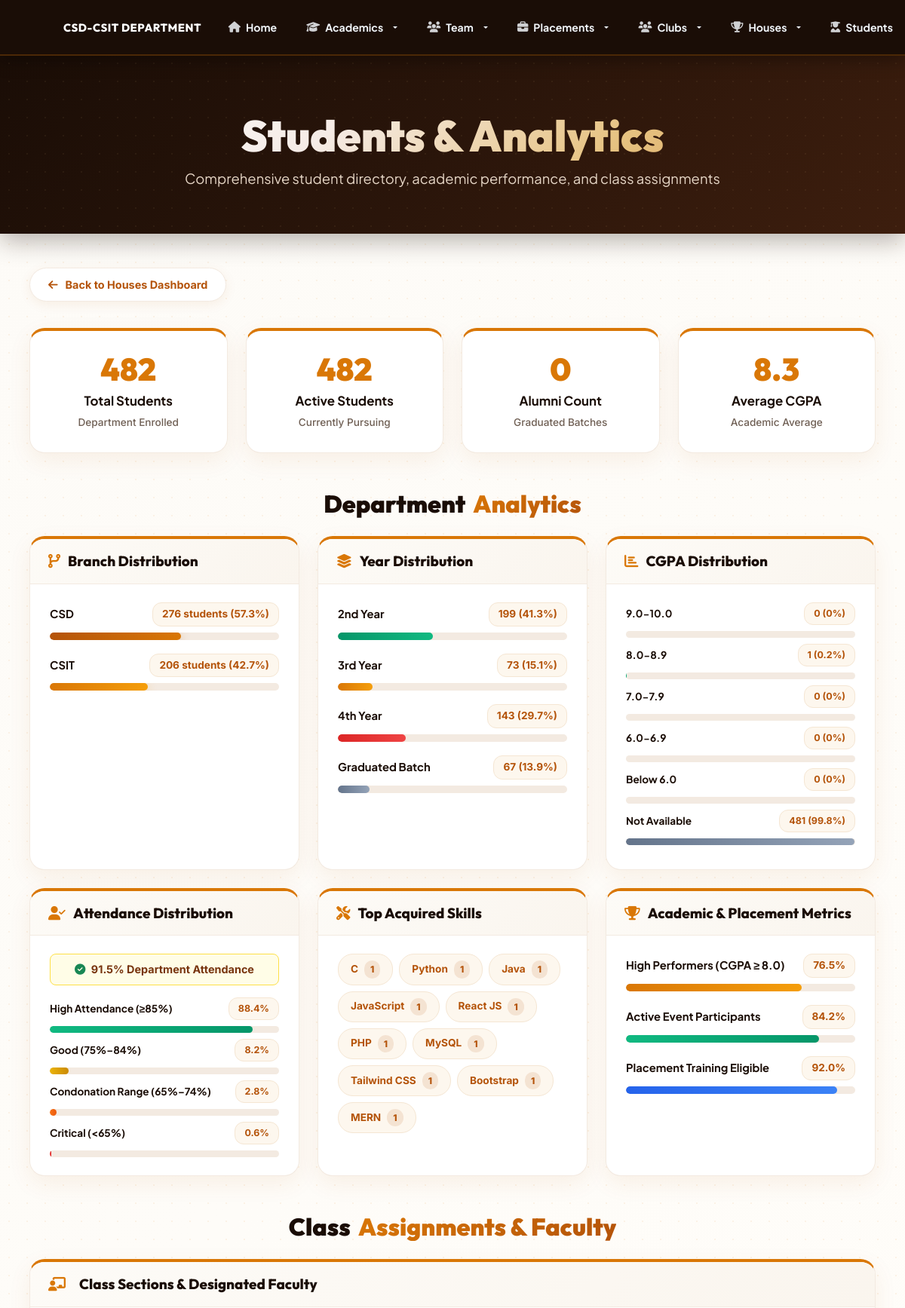
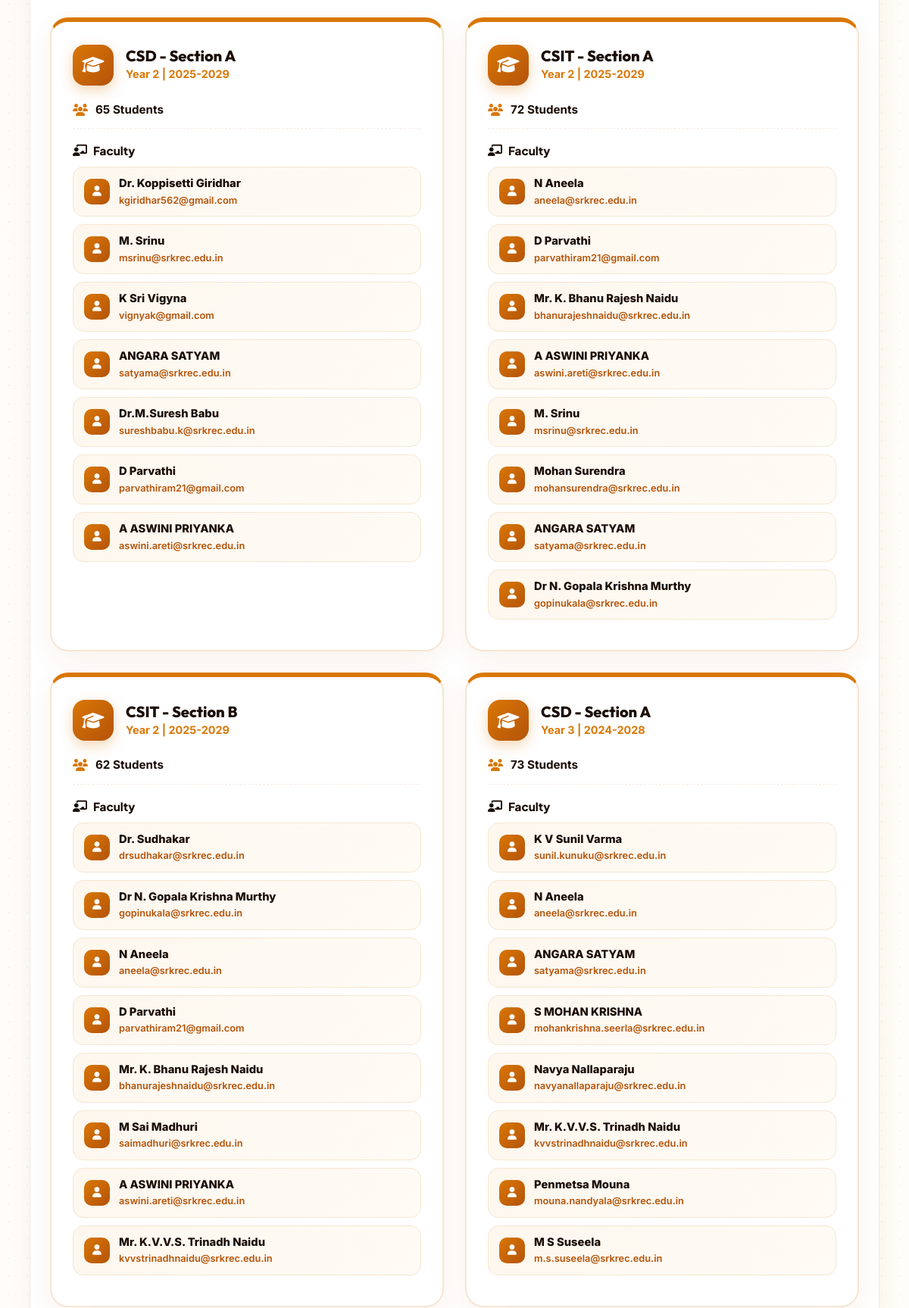
The page /students_overview.php (upper part) on the database its author committed (2 pictures, top to bottom).
### tables this page shows
CREATE TABLE `classes` (
  `class_id` int(11) NOT NULL,
  `academic_year` varchar(20) NOT NULL,
  `year` tinyint(1) NOT NULL,
  `semester` tinyint(1) NOT NULL,
  `branch` varchar(50) NOT NULL,
  `section` varchar(10) NOT NULL,
  PRIMARY KEY (`class_id`),
  UNIQUE KEY `uk_class_unique` (`academic_year`,`year`,`branch`,`section`,`semester`)
);

### students_overview.php (the view, shortened to what the rows shown need)
<?php
include './connect.php';
$class_assignments = [];
$class_query = "SELECT
    c.class_id,
    c.academic_year,
    c.year,
    c.semester,
    c.branch,
    c.section,
    COUNT(s.student_id) as student_count,
    f.faculty_name,
    f.email as faculty_email
FROM classes c
LEFT JOIN students s ON c.class_id = s.class_id AND s.is_alumni = 0
LEFT JOIN faculties f ON (FIND_IN_SET(c.class_id, f.class_id) > 0 OR f.class_id = c.class_id) AND f.is_active = 1
GROUP BY c.class_id, f.faculty_id
ORDER BY c.year, c.branch, c.section";
$class_result = mysqli_query($conn, $class_query);
if ($class_result) {
    while ($row = mysqli_fetch_assoc($class_result)) {
        $class_assignments[] = $row;
    }
}
?>
<!DOCTYPE html>
<head>
    <?php include "./head.php"; ?>
</head>
<body>
    <section class="hero-section">
        <div class="container">
            <h1 class="hero-title">Students & Analytics</h1>
        </div>
    </section>
    <div class="main-content">
        <div class="container">
            <h2 class="section-heading mb-4 text-center">Department <span class="accent-text">Analytics</span></h2>
            <h2 class="section-heading mt-5 mb-4 text-center">Class <span class="accent-text">Assignments & Faculty</span></h2>
            <div class="row mb-5">
                <div class="col-12">
                    <div class="distribution-card">
                        <div class="card-body">
                            <div class="class-grid">
                                <?php
                                $grouped_classes = [];
                                foreach ($class_assignments as $class) {
                                    $key = $class['class_id'];
                                    if (!isset($grouped_classes[$key])) {
                                        $grouped_classes[$key] = [
                                            'class_info' => $class,
                                            'faculties' => []
                                        ];
                                    }
                                    if ($class['faculty_name']) {
                                        $grouped_classes[$key]['faculties'][] = [
                                            'name' => $class['faculty_name'],
                                            'email' => $class['faculty_email']
                                        ];
                                    }
                                }
                                foreach ($grouped_classes as $class_data):
                                    $class = $class_data['class_info'];
                                    $faculties = $class_data['faculties'];
                                ?>
                                    <div class="class-card" onclick="openClassModal(<?php echo $class['class_id']; ?>, '<?php echo addslashes($class['branch']); ?>', '<?php echo $class['section']; ?>', <?php echo $class['year']; ?>, '<?php echo addslashes($class['academic_year']); ?>', <?php echo $class['student_count']; ?>)">
                                        <div class="class-header">
                                            <div class="class-icon">
                                                <i class="fas fa-graduation-cap"></i>
                                            </div>
                                            <div class="class-info">
                                                <h6><?php echo $class['branch']; ?> - Section <?php echo $class['section']; ?></h6>
                                                <small><?php echo ($class['year'] >= 5) ? 'Graduated Batch' : 'Year ' . $class['year']; ?> | <?php echo $class['academic_year']; ?></small>
                                            </div>
                                        </div>
                                        <div class="class-stats">
                                            <div class="stat-item">
                                                <i class="fas fa-users"></i>
                                                <span><?php echo $class['student_count']; ?> Students</span>
                                            </div>
                                        </div>
                                        <?php if (!empty($faculties)): ?>
                                            <div class="faculty-section">
                                                <h6>
                                                    <i class="fas fa-chalkboard-teacher"></i>Faculty
                                                </h6>
                                                <?php foreach ($faculties as $faculty): ?>
                                                    <div class="faculty-item">
                                                        <div class="faculty-avatar">
                                                            <i class="fas fa-user"></i>
                                                        </div>
                                                        <div class="faculty-details">
                                                            <div class="faculty-name"><?php echo htmlspecialchars($faculty['name']); ?></div>
                                                            <div class="faculty-email"><?php echo htmlspecialchars($faculty['email']); ?></div>
                                                        </div>
                                                    </div>
                                                <?php endforeach; ?>
                                            </div>
                                        <?php endif; ?>
                                    </div>
                                <?php endforeach; ?>
                            </div>
                        </div>
                    </div>
                </div>
            </div>
        </div>
    </div>
</body>
</html>

### rows shown on the page
classes: branch "CSD", section "A", year "2", academic_year "2025-2029", student_count "65", name "Dr. Koppisetti Giridhar", email "kgiridhar562@gmail.com", name "M. Srinu", email "msrinu@srkrec.edu.in", name "K Sri Vigyna", email "vignyak@gmail.com", name "ANGARA SATYAM", email "satyama@srkrec.edu.in", name "Dr.M.Suresh Babu", email "sureshbabu.k@srkrec.edu.in", name "D Parvathi", email "parvathiram21@gmail.com", name "A ASWINI PRIYANKA", email "aswini.areti@srkrec.edu.in"
classes: branch "CSIT", section "A", year "2", academic_year "2025-2029", student_count "72", name "N Aneela", email "aneela@srkrec.edu.in", name "D Parvathi", email "parvathiram21@gmail.com", name "Mr. K. Bhanu Rajesh Naidu", email "bhanurajeshnaidu@srkrec.edu.in", name "A ASWINI PRIYANKA", email "aswini.areti@srkrec.edu.in", name "M. Srinu", email "msrinu@srkrec.edu.in", name "Mohan Surendra", email "mohansurendra@srkrec.edu.in", name "ANGARA SATYAM", email "satyama@srkrec.edu.in", name "Dr N. Gopala Krishna Murthy", email "gopinukala@srkrec.edu.in"
classes: branch "CSIT", section "B", year "2", academic_year "2025-2029", student_count "62", name "Dr. Sudhakar", email "drsudhakar@srkrec.edu.in", name "Dr N. Gopala Krishna Murthy", email "gopinukala@srkrec.edu.in", name "N Aneela", email "aneela@srkrec.edu.in", name "D Parvathi", email "parvathiram21@gmail.com", name "Mr. K. Bhanu Rajesh Naidu", email "bhanurajeshnaidu@srkrec.edu.in", name "M Sai Madhuri", email "saimadhuri@srkrec.edu.in", name "A ASWINI PRIYANKA", email "aswini.areti@srkrec.edu.in", name "Mr. K.V.V.S. Trinadh Naidu", email "kvvstrinadhnaidu@srkrec.edu.in"
classes: branch "CSD", section "A", year "3", academic_year "2024-2028", student_count "73", name "K V Sunil Varma", email "sunil.kunuku@srkrec.edu.in", name "N Aneela", email "aneela@srkrec.edu.in", name "ANGARA SATYAM", email "satyama@srkrec.edu.in", name "S MOHAN KRISHNA", email "mohankrishna.seerla@srkrec.edu.in", name "Navya Nallaparaju", email "navyanallaparaju@srkrec.edu.in", name "Mr. K.V.V.S. Trinadh Naidu", email "kvvstrinadhnaidu@srkrec.edu.in", name "Penmetsa Mouna", email "mouna.nandyala@srkrec.edu.in", name "M S Suseela", email "m.s.suseela@srkrec.edu.in"

### other values the page prints
$stat['value'] "482"
$stat['title'] "Total Students"
$stat['subtext'] "Department Enrolled"
$stat['title'] "Active Students"
$stat['subtext'] "Currently Pursuing"
$stat['value'] "0"
$stat['title'] "Alumni Count"
$stat['subtext'] "Graduated Batches"
$stat['value'] "8.3"
$stat['title'] "Average CGPA"
$stat['subtext'] "Academic Average"
$branch['branch'] "CSD"
$branch['count'] "276"
$percentage "57.3"
$branch['branch'] "CSIT"
